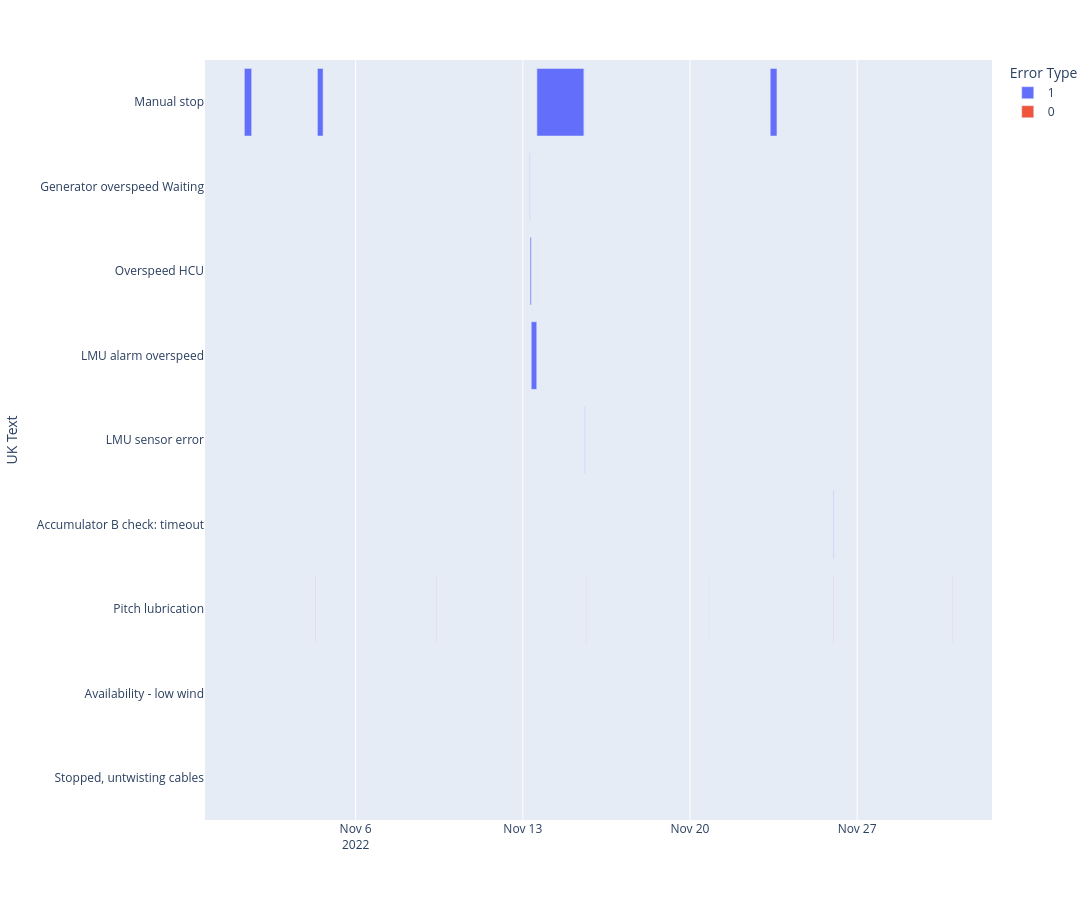

The notebook cell saved with this chart:
### Code cell
fig = px.timeline(
    main_result_sum.query("StationId == 25"),
    x_start="NewTimeOn",
    x_end="TimeOff",
    y="UK Text",
    hover_data=["ID", "Error Type", "Alarmcode", "RealPeriod", "StationId"],
    color="Error Type",
    width=1550,
    height=900,
)
fig.update_yaxes(autorange="reversed")  # otherwise tasks are listed from the bottom up

fig.show()
# fig.write_html(f"RemoteStopOwner_12-2022.html")

### Figure 1 — Plotly figure (JSON) as saved in the notebook; plotly's stock layout.template omitted (floating-point values rounded to 4 significant figures)
{"data": [{"alignmentgroup": "True", "base": ["2022-11-01T08:08:48", "2022-11-04T09:34:04", "2022-11-13T07:04:28", "2022-11-13T07:18:32", "2022-11-13T08:28:37", "2022-11-13T14:00:14", "2022-11-13T14:11:31", "2022-11-13T14:11:34", "2022-11-13T14:12:04", "2022-11-13T14:12:12", "2022-11-15T13:40:50", "2022-11-15T13:54:13", "2022-11-15T13:59:09", "2022-11-15T14:13:03", "2022-11-15T14:21:54", "2022-11-23T08:39:43", "2022-11-26T00:01:57"], "customdata": [[7248936, 1, 1001, "P0DT7H20M17S", 25], [7264528, 1, 1001, "P0DT5H42M45S", 25], [7309739, 1, 2260, "P0DT0H14M4S", 25], [7309743, 1, 2124, "P0DT1H10M5S", 25], [7309749, 1, 6101, "P0DT5H31M37S", 25], [7322510, 1, 1001, "P0DT0H11M17S", 25], [7322638, 1, 2124, "P0DT0H0M3S", 25], [7322666, 1, 2124, "P0DT0H0M29S", 25], [7322667, 1, 2124, "P0DT0H0M8S", 25], [7322693, 1, 1001, "P1DT23H28M22S", 25], [7343524, 1, 1001, "P0DT0H12M48S", 25], [7343752, 1, 1001, "P0DT0H1M30S", 25], [7343840, 1, 1001, "P0DT0H6M30S", 25], [7344047, 1, 6102, "P0DT0H5M46S", 25], [7344186, 1, 6102, "P0DT0H13M6S", 25], [7378914, 1, 1001, "P0DT6H45M25S", 25], [7398153, 1, 3412, "P0DT0H24M31S", 25]], "hovertemplate": "Error Type=%{customdata[1]}<br>NewTimeOn=%{base}<br>TimeOff=%{x}<br>UK Text=%{y}<br>ID=%{customdata[0]}<br>Alarmcode=%{customdata[2]}<br>RealPeriod=%{customdata[3]}<br>StationId=%{customdata[4]}<extra></extra>", "legendgroup": "1", "marker": {"color": "#636efa", "pattern": {"shape": ""}}, "name": "1", "offsetgroup": "1", "orientation": "h", "showlegend": true, "textposition": "auto", "type": "bar", "x": [26417000, 20565000, 844000, 4205000, 19897000, 677000, 3000, 29000, 8000, 170902000, 768000, 90000, 390000, 346000, 786000, 24325000, 1471000], "xaxis": "x", "y": ["Manual stop", "Manual stop", "Generator overspeed Waiting", "Overspeed HCU", "LMU alarm overspeed", "Manual stop", "Overspeed HCU", "Overspeed HCU", "Overspeed HCU", "Manual stop", "Manual stop", "Manual stop", "Manual stop", "LMU sensor error", "LMU sensor error", "Manual stop", "Accumulator B check: timeout"], "yaxis": "y"}, {"alignmentgroup": "True", "base": ["2022-11-04T07:09:22", "2022-11-09T08:49:31", "2022-11-15T13:53:38", "2022-11-15T13:53:39", "2022-11-15T13:55:43", "2022-11-15T13:56:23", "2022-11-15T14:18:49", "2022-11-15T15:29:31", "2022-11-20T18:49:10", "2022-11-25T23:49:19", "2022-11-30T23:49:16"], "customdata": [[7263714, 0, 3130, "P0DT0H10M24S", 25], [7291562, 0, 3130, "P0DT0H9M46S", 25], [7343566, 0, 1005, "P0DT0H0M1S", 25], [7343744, 0, 10105, "P0DT0H0M34S", 25], [7343753, 0, 1005, "P0DT0H0M1S", 25], [7343784, 0, 10105, "P0DT0H2M46S", 25], [7344153, 0, 1005, "P0DT0H0M8S", 25], [7344640, 0, 3130, "P0DT0H7M46S", 25], [7370549, 0, 3130, "P0DT0H3M40S", 25], [7398105, 0, 3130, "P0DT0H12M38S", 25], [7423281, 0, 3130, "P0DT0H10M44S", 25]], "hovertemplate": "Error Type=%{customdata[1]}<br>NewTimeOn=%{base}<br>TimeOff=%{x}<br>UK Text=%{y}<br>ID=%{customdata[0]}<br>Alarmcode=%{customdata[2]}<br>RealPeriod=%{customdata[3]}<br>StationId=%{customdata[4]}<extra></extra>", "legendgroup": "0", "marker": {"color": "#EF553B", "pattern": {"shape": ""}}, "name": "0", "offsetgroup": "0", "orientation": "h", "showlegend": true, "textposition": "auto", "type": "bar", "x": [624000, 586000, 1000, 34000, 1000, 166000, 8000, 466000, 220000, 758000, 644000], "xaxis": "x", "y": ["Pitch lubrication", "Pitch lubrication", "Availability - low wind", "Stopped, untwisting cables", "Availability - low wind", "Stopped, untwisting cables", "Availability - low wind", "Pitch lubrication", "Pitch lubrication", "Pitch lubrication", "Pitch lubrication"], "yaxis": "y"}], "layout": {"barmode": "overlay", "height": 900, "legend": {"title": {"text": "Error Type"}, "tracegroupgap": 0}, "margin": {"t": 60}, "width": 1550, "xaxis": {"anchor": "y", "domain": [0, 1], "type": "date"}, "yaxis": {"anchor": "x", "autorange": "reversed", "domain": [0, 1], "title": {"text": "UK Text"}}}}
